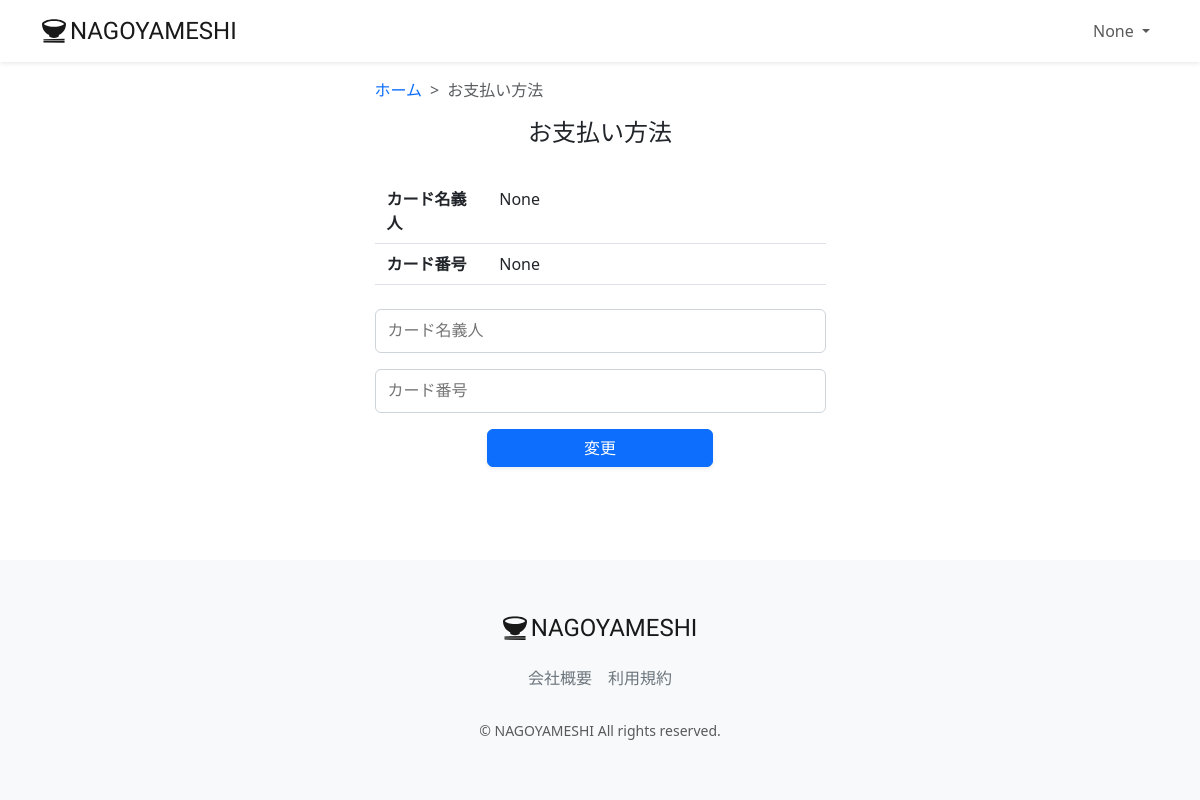
Screenshot of /accounts/subscribe-payment/ (signed in) with the database file from the repository.
### accounts/models.py (models this page shows, shortened)
class CustomUser(AbstractUser):
    user_name = models.CharField(max_length=128, null=True, blank=True, verbose_name='ユーザー名前')
    hurigana = models.CharField(max_length=128, null=True, blank=True, verbose_name='フリガナ')
    zip_code = models.CharField(max_length=16, null=True, blank=True, verbose_name='郵便番号')
    address = models.CharField(max_length=255, null=True, blank=True, verbose_name='住所')
    phone_number = models.CharField(max_length=20, null=True, blank=True, verbose_name='電話番号')
    birthday = models.CharField(max_length=20, null=True, blank=True, verbose_name='誕生日')
    job = models.CharField(max_length=255, null=True, blank=True, verbose_name='職業')
    is_subscribed = models.BooleanField(default=False, verbose_name='有料会員')
    card_name = models.CharField(max_length=128, null=True, blank=True, verbose_name='カード名義')
    card_number = models.CharField(max_length=128, null=True, blank=True, verbose_name='カード番号')
    class Meta:
        verbose_name_plural = 'CustomUser'

### accounts/views.py (the view, shortened to what this page needs)
# urls.py: path("subscribe-payment/", views.SubscribePaymentView.as_view(), name="subscribe_payment"),
class SubscribePaymentView(View):
    template = 'subscribe/subscribe_payment.html'
    def get(self, request):
        user_id = request.user.id
        user = models.CustomUser.objects.get(id=user_id)
        context = {'user': user}
        return render(self.request, self.template, context)

### accounts/templates/subscribe/subscribe_payment.html (shortened to what this page needs)
{% extends 'base.html' %}
{% load static %}
{% block content %}
<main>
  <div class="container nagoyameshi-container pb-5">
    <div class="row justify-content-center">
      <div class="col-xl-5 col-lg-6 col-md-8">
        <nav class="my-3" style="--bs-breadcrumb-divider: '>';" aria-label="breadcrumb">
          <ol class="breadcrumb mb-0">
            <li class="breadcrumb-item">
              <a href="{% url 'top_page' %}">ホーム</a>
            </li>
            <li class="breadcrumb-item active" aria-current="page">お支払い方法</li>
          </ol>
        </nav>
        <h1 class="mb-3 text-center" id="test">お支払い方法</h1>
        <div class="container mb-4">
          <br/>
          <div class="row pb-2 mb-2 border-bottom">
            <div class="col-3">
              <span class="fw-bold">カード名義人</span>
            </div>
            <div class="col">
              <span>{{ user.card_name }}</span>
            </div>
          </div>
          <div class="row pb-2 mb-2 border-bottom">
            <div class="col-3">
              <span class="fw-bold">カード番号</span>
            </div>
            <div class="col">
              <span>{{ user.card_number }}</span>
            </div>
          </div>
        </div>
        <form id="card-form" method="post" enctype='multipart/form-data'>
          <input class="card-holder-name mb-3" id="card-holder-name" name="card_name" type="text" placeholder="カード名義人" required>
          <input class="card-holder-name mb-3" id="card-holder-number" name="card_number" type="text" placeholder="カード番号" required>
          <div class="d-flex justify-content-center">
            <button class="btn btn-primary text-white shadow-sm w-50" id="card-button">
              変更
            </button>
          </div>
        </form>
      </div>
    </div>
  </div>
</main>
{% endblock content %}

### templates/base.html (shortened to what this page needs)
{% load static %}
<!DOCTYPE html>
<html lang="ja">
<head>
  <link href="https://cdn.jsdelivr.net/npm/bootstrap@5.3.3/dist/css/bootstrap.min.css" rel="stylesheet"
>
  <link href="{% static 'css/nagoyameshi.css' %}" rel="stylesheet">
</head>
<body>
<div id="app" class="wrapper">
  <nav class="navbar navbar-expand-md navbar-light bg-white shadow-sm">
    <div class="container nagoyameshi-container">
      <a class="navbar-brand app-name" href="{% url 'top_page' %}">
        <div class="d-flex align-items-center">
          <img class="nagoyameshi-logo me-1" src="{% static 'images/logo/logo.svg' %}" alt="nagoyameshi">
          NAGOYAMESHI
        </div>
      </a>
      <div class="collapse navbar-collapse" id="navbarSupportedContent">
          <ul class="navbar-nav ms-auto">
            {% if user.is_subscribed %}
            <li class="nav-item dropdown">
              <a id="navbarDropdown" class="nav-link dropdown-toggle" href="#" role="button"
                data-bs-toggle="dropdown" aria-haspopup="true" aria-expanded="false" v-pre>
                {{ user.user_name }}
              </a>
              <div class="dropdown-menu dropdown-menu-end" aria-labelledby="navbarDropdown">
                <a class="dropdown-item" href="{% url 'user_detail' user.id %}">会員情報</a>
                <a class="dropdown-item" href="{% url 'reservation_list' %}">予約一覧</a>
                <a class="dropdown-item" href="{% url 'favorite_list' %}">お気に入り一覧</a>
                <a class="dropdown-item" href="{% url 'subscribe_payment' %}">お支払い方法</a>
                <a class="dropdown-item" href="{% url 'subscribe_cancel' %}">有料プラン解約</a>
                <div class="dropdown-divider"></div>
                <a class="dropdown-item" href="{% url 'account_logout' %}">ログアウト</a>
              </div>
            </li>
            {% else %}
            {% if user.is_authenticated %}
            <li class="nav-item dropdown">
              <a id="navbarDropdown" class="nav-link dropdown-toggle" href="#" role="button"
                data-bs-toggle="dropdown" aria-haspopup="true"
                aria-expanded="false" v-pre>
                {{ user.user_name }}
              </a>
            </li>
            {% endif %}
            {% endif %}
          </ul>
        </div>
      </div>
    </nav>
    {% block content %}{% endblock %}
    <footer class="bg-light">
      <div class="d-flex justify-content-center footer-logo">
        <a class="navbar-brand app-name" href="{% url 'top_page' %}">
          <div class="d-flex align-items-center">
            <img class="nagoyameshi-logo me-1" src="{% static 'images/logo/logo.svg' %}" alt="nagoyameshi">
              NAGOYAMESHI
          </div>
        </a>
      </div>
      <div class="d-flex justify-content-center footer-link">
        <a href="{% url 'company_page' %}" class="link-secondary me-3">会社概要</a>
        <a href="{% url 'terms_page' %}" class="link-secondary">利用規約</a>
      </div>
      <p class="text-center text-muted small mb-0">&copy; NAGOYAMESHI All rights reserved.</p>
    </footer>
</div>
</body>
</html>

### static/css/nagoyameshi.css (style rules this page uses)
.wrapper { min-height: 100vh; box-sizing: border-box; }
.nagoyameshi-logo { height: 24px; }
.app-name { font-family: 'Carter One', cursive; font-size: 24px; color: #191919; }
footer { width: 100%; height: 240px; padding: 50px 15px; position: sticky; top: 100vh; width: 100%; }
.footer-logo { margin-bottom: 20px; }
.footer-link { margin-bottom: 30px; }
h1 { font-size: 1.5rem; }
a { text-decoration: none !important; }
.card-holder-name, .card-element { border-radius: .375rem; padding: 12px; border: 1px solid #ced4da; height: 44px; width: 100%; background: white; }
.card-holder-name { font-family: sans-serif; outline: none; }

### rows the page displays
CustomUser: user_name "None", card_name "None", card_number "None"
